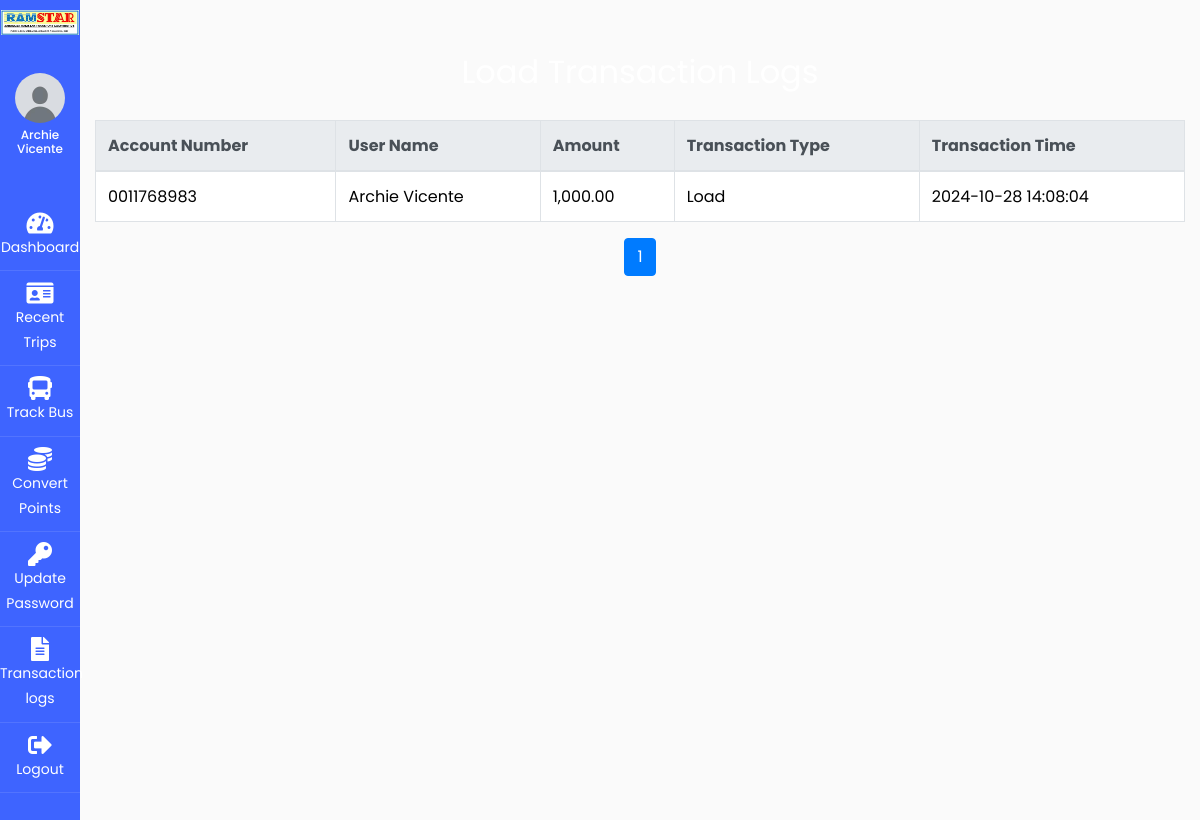
Screenshot of /users/transactionlogs.php (signed in) with the database file from the repository.
### tables this page shows
CREATE TABLE `transactions` (
  `id` int(11) NOT NULL,
  `user_id` int(11) NOT NULL,
  `account_number` varchar(250) NOT NULL,
  `amount` decimal(10,2) NOT NULL,
  `transaction_type` enum('Load','Deduct') NOT NULL,
  `bus_number` varchar(250) NOT NULL,
  `conductor_id` varchar(250) NOT NULL,
  `transaction_date` timestamp NOT NULL DEFAULT current_timestamp()
);

CREATE TABLE `useracc` (
  `id` int(11) UNSIGNED NOT NULL,
  `account_number` varchar(50) NOT NULL,
  `firstname` varchar(100) NOT NULL,
  `profile_picture` varchar(255) DEFAULT NULL,
  `lastname` varchar(100) NOT NULL,
  `middlename` varchar(100) NOT NULL,
  `suffix` varchar(10) DEFAULT NULL,
  `birthday` date NOT NULL,
  `age` int(11) NOT NULL,
  `gender` enum('Male','Female','Other') NOT NULL,
  `email` varchar(100) NOT NULL,
  `contactnumber` varchar(15) NOT NULL,
  `province` varchar(250) NOT NULL,
  `municipality` varchar(250) NOT NULL,
  `barangay` varchar(250) NOT NULL,
  `address` varchar(255) NOT NULL,
  `password` varchar(255) NOT NULL,
  `balance` decimal(10,2) DEFAULT 0.00,
  `role` enum('User','Admin','Cashier','Conductor') DEFAULT 'User',
  `created_at` timestamp NOT NULL DEFAULT current_timestamp(),
  `is_activated` tinyint(1) DEFAULT 0,
  `id_type` varchar(50) NOT NULL,
  `id_file` varchar(255) NOT NULL,
  `points` decimal(10,2) DEFAULT 0.00
);

### users/transactionlogs.php (the view, shortened to what this page needs)
<?php
include '../config/connection.php';
$accountNumber = $_SESSION['account_number'];
$limit = 10;
$page = isset($_GET['page']) ? (int) $_GET['page'] : 1;
$offset = ($page - 1) * $limit;
$totalQuery = "SELECT COUNT(*) AS total FROM transactions t
               JOIN useracc u ON t.user_id = u.id
               WHERE u.account_number = '$accountNumber'";
$totalResult = mysqli_query($conn, $totalQuery);
$totalRow = mysqli_fetch_assoc($totalResult);
$totalTransactions = $totalRow['total'];
$totalPages = ceil($totalTransactions / $limit);
function fetchTransactions($conn, $accountNumber, $limit, $offset)
{
    $transactionQuery = "SELECT t.id, u.firstname, u.lastname, u.account_number, t.amount, t.transaction_type, t.transaction_date
                         FROM transactions t
                         JOIN useracc u ON t.user_id = u.id
                         WHERE u.account_number = '$accountNumber'
                         ORDER BY t.transaction_date DESC
                         LIMIT $limit OFFSET $offset";
    return mysqli_query($conn, $transactionQuery);
}
$transactions = fetchTransactions($conn, $accountNumber, $limit, $offset);
?>
<!DOCTYPE html>
<html lang="en">
<head>
    <link href="https://cdn.jsdelivr.net/npm/bootstrap@5.3.3/dist/css/bootstrap.min.css" rel="stylesheet">
    <link rel="stylesheet" href="https://stackpath.bootstrapcdn.com/font-awesome/4.7.0/css/font-awesome.min.css">
    <link rel="stylesheet" href="https://cdnjs.cloudflare.com/ajax/libs/font-awesome/5.15.4/css/all.min.css">
    <link rel="stylesheet" href="../css/style.css">
</head>
<body>
    <div class="container mt-5">
        <h2 class="text-center">Load Transaction Logs</h2>
        <table class="table table-bordered mt-4">
            <thead class="thead-light">
                <tr>
                    <th>Account Number</th>
                    <th>User Name</th>
                    <th>Amount</th>
                    <th>Transaction Type</th>
                    <th>Transaction Time</th>
                </tr>
            </thead>
            <tbody>
                <?php if (mysqli_num_rows($transactions) > 0): ?>
                    <?php while ($row = mysqli_fetch_assoc($transactions)): ?>
                        <tr>
                            <td><?php echo $row['account_number']; ?></td>
                            <td><?php echo htmlspecialchars($row['firstname'] . ' ' . $row['lastname']); ?></td>
                            <td><?php echo number_format($row['amount'], 2); ?></td>
                            <td><?php echo htmlspecialchars(ucfirst($row['transaction_type'])); ?></td>
                            <td><?php echo date('Y-m-d H:i:s', strtotime($row['transaction_date'])); ?></td>
                        </tr>
                    <?php endwhile; ?>
                <?php else: ?>
                    <tr>
                        <td colspan="5" class="text-center">No transaction records found.</td>
                    </tr>
                <?php endif; ?>
            </tbody>
        </table>
        <nav>
            <ul class="pagination justify-content-center">
                <?php for ($i = 1; $i <= $totalPages; $i++): ?>
                    <li class="page-item <?php echo $i == $page ? 'active' : ''; ?>">
                        <a class="page-link" href="?page=<?php echo $i; ?>"><?php echo $i; ?></a>
                    </li>
                <?php endfor; ?>
            </ul>
        </nav>
    </div>
</body>
</html>

### rows the page displays
transactions: useracc.account_number "0011768983", useracc.firstname+lastname "Archie Vicente", amount "1,000.00", transaction_type "Load", transaction_date "2024-10-28 14:08:04"

### other values shown
$firstname "Archie"
$lastname "Vicente"
